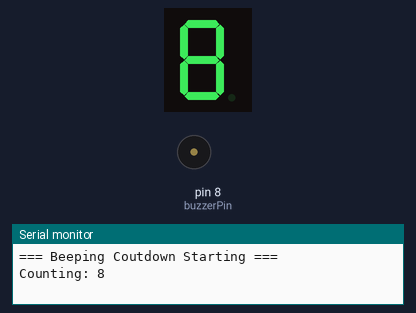
This sketch was run on a simulated Arduino Uno, built with avr-gcc and run on an emulated ATmega328P. Parts: 1-digit seven-segment display, buzzer (waves = sounding), the last lines printed to the serial monitor. Wiring (inferred from the names in the program): 1-digit 7-segment display, segments lit when HIGH: segments pin 9, pin 10, pin 4, pin 3, pin 2, pin 7, pin 6. The segment pins are drawn as the display they are named for.

Above: at 0.3 s.
At 4.3 s:
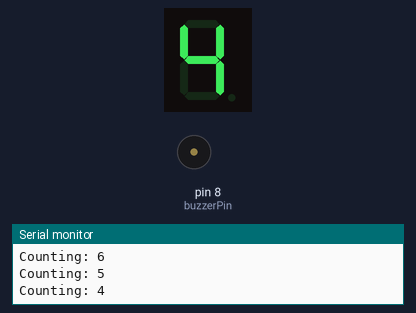
At 9.1 s:
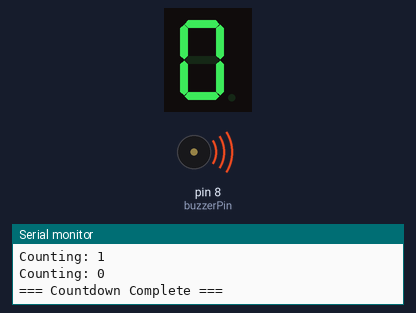
At 10.1 s:
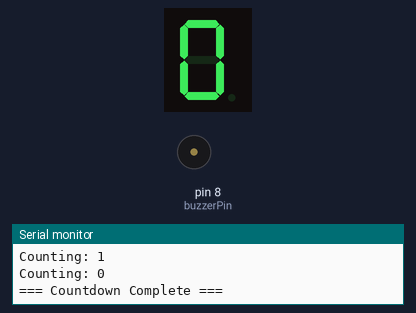
Timing chart, 0 to 11.6 s (numbered marks = the images above):
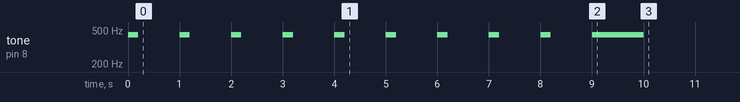

Measured:
- by itself, tone on pin 8 (buzzerPin): goes 9 × (440 Hz 0.20 s, silent 0.80 s), 440 Hz 1.0 s, then silent
- what the display in image 1 shows lasts 1.0 s, from 4.0 s to 5.0 s

The sketch:

Assigment2_AhiaduVincent.ino
```cpp
int segmentPins[] = {2,3,4,6,7,9,10};
int numSegments = 7;
int buzzerPin = 8;

byte digits[10][7] = {
  {1,1,1,0,1,1,1},
  {0,0,1,0,0,0,1},
  {1,1,0,1,0,1,1},
  {0,1,1,1,0,1,1},
  {0,0,1,1,1,0,1},
  {0,1,1,1,1,1,0},
  {1,1,1,1,1,1,0},
  {0,0,1,0,0,1,1},
  {1,1,1,1,1,1,1},
  {0,1,1,1,1,1,1}
};

void showDigit(int n){
  if(n < 0 || n > 9) return;

  for(int i = 0; i < numSegments; i++){
    digitalWrite(segmentPins[i], digits[n][i]);
  }
}


void setup() {
  Serial.begin(9600);
  pinMode(buzzerPin, OUTPUT);

  for(int i=0; i<numSegments; i++){
   pinMode(segmentPins[i], OUTPUT);
  }

  Serial.println("=== Beeping Coutdown Starting ===");

  int count = 8;

  while(count >= 0){
    Serial.print("Counting: ");
    Serial.println(count);

    showDigit(count);

    tone(buzzerPin,440,200);
    delay(1000);

    count = count - 1;
  }

  showDigit(count);
  tone(buzzerPin, 440, 1000);

  Serial.println("=== Countdown Complete ===");


}

void loop() {


}
```
